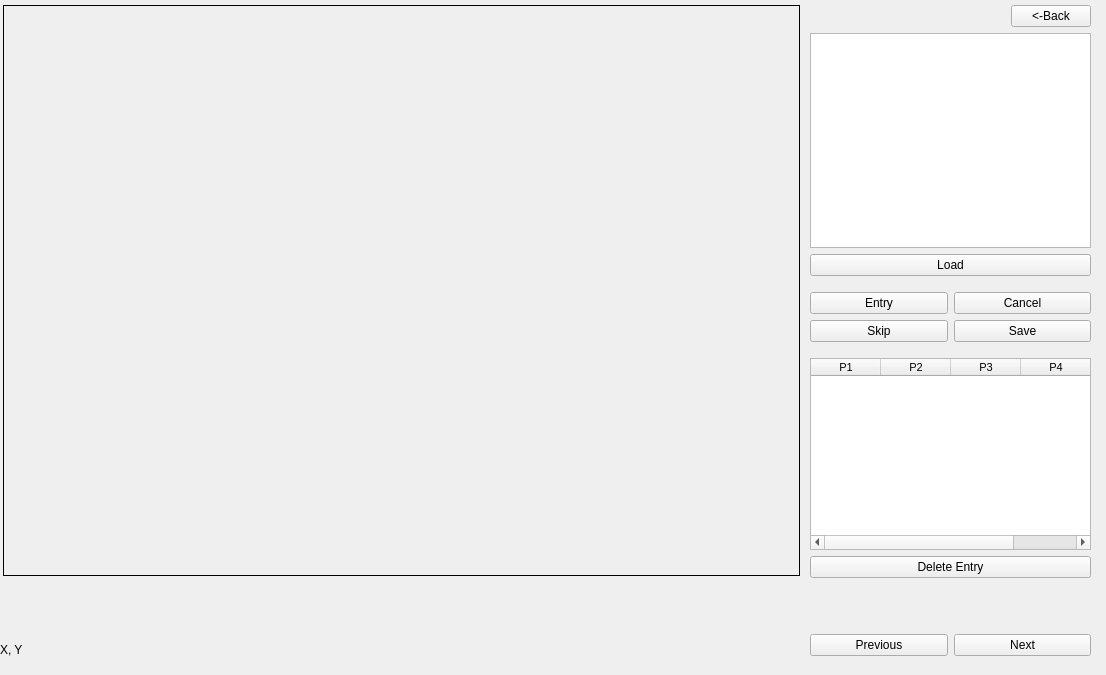
<?xml version="1.0" encoding="UTF-8"?>
<ui version="4.0">
 <class>MainWindow</class>
 <widget class="QMainWindow" name="MainWindow">
  <property name="geometry">
   <rect>
    <x>0</x>
    <y>0</y>
    <width>1106</width>
    <height>675</height>
   </rect>
  </property>
  <property name="windowTitle">
   <string>MainWindow</string>
  </property>
  <widget class="QWidget" name="centralwidget">
   <widget class="QWidget" name="verticalLayoutWidget">
    <property name="geometry">
     <rect>
      <x>810</x>
      <y>5</y>
      <width>281</width>
      <height>651</height>
     </rect>
    </property>
    <layout class="QVBoxLayout" name="layoutButtonContainer">
     <item>
      <layout class="QHBoxLayout" name="horizontalLayout">
       <item>
        <spacer name="horizontalSpacer">
         <property name="orientation">
          <enum>Qt::Horizontal</enum>
         </property>
         <property name="sizeHint" stdset="0">
          <size>
           <width>40</width>
           <height>20</height>
          </size>
         </property>
        </spacer>
       </item>
       <item>
        <widget class="QPushButton" name="btnBack">
         <property name="text">
          <string>&lt;-Back</string>
         </property>
        </widget>
       </item>
      </layout>
     </item>
     <item>
      <widget class="QListWidget" name="listImages"/>
     </item>
     <item>
      <widget class="QPushButton" name="btnLoad">
       <property name="text">
        <string>Load</string>
       </property>
      </widget>
     </item>
     <item>
      <layout class="QVBoxLayout" name="verticalLayout_2">
       <property name="topMargin">
        <number>10</number>
       </property>
       <property name="bottomMargin">
        <number>50</number>
       </property>
       <item>
        <layout class="QHBoxLayout" name="horizontalLayout_4">
         <item>
          <widget class="QPushButton" name="btnEntry">
           <property name="text">
            <string>Entry</string>
           </property>
          </widget>
         </item>
         <item>
          <widget class="QPushButton" name="btnCancel">
           <property name="text">
            <string>Cancel</string>
           </property>
          </widget>
         </item>
        </layout>
       </item>
       <item>
        <layout class="QHBoxLayout" name="horizontalLayout_5">
         <item>
          <widget class="QPushButton" name="btnSkip">
           <property name="text">
            <string>Skip</string>
           </property>
          </widget>
         </item>
         <item>
          <widget class="QPushButton" name="btnSave">
           <property name="text">
            <string>Save</string>
           </property>
          </widget>
         </item>
        </layout>
       </item>
       <item>
        <layout class="QVBoxLayout" name="verticalLayout_3">
         <property name="topMargin">
          <number>10</number>
         </property>
         <item>
          <widget class="QTableWidget" name="ptsTable">
           <property name="font">
            <font>
             <pointsize>8</pointsize>
            </font>
           </property>
           <attribute name="horizontalHeaderVisible">
            <bool>true</bool>
           </attribute>
           <attribute name="horizontalHeaderCascadingSectionResizes">
            <bool>false</bool>
           </attribute>
           <attribute name="horizontalHeaderMinimumSectionSize">
            <number>30</number>
           </attribute>
           <attribute name="horizontalHeaderDefaultSectionSize">
            <number>70</number>
           </attribute>
           <attribute name="horizontalHeaderShowSortIndicator" stdset="0">
            <bool>false</bool>
           </attribute>
           <attribute name="horizontalHeaderStretchLastSection">
            <bool>true</bool>
           </attribute>
           <attribute name="verticalHeaderVisible">
            <bool>false</bool>
           </attribute>
           <attribute name="verticalHeaderCascadingSectionResizes">
            <bool>false</bool>
           </attribute>
           <attribute name="verticalHeaderDefaultSectionSize">
            <number>23</number>
           </attribute>
           <attribute name="verticalHeaderShowSortIndicator" stdset="0">
            <bool>false</bool>
           </attribute>
           <attribute name="verticalHeaderStretchLastSection">
            <bool>false</bool>
           </attribute>
           <column>
            <property name="text">
             <string>P1</string>
            </property>
           </column>
           <column>
            <property name="text">
             <string>P2</string>
            </property>
           </column>
           <column>
            <property name="text">
             <string>P3</string>
            </property>
           </column>
           <column>
            <property name="text">
             <string>P4</string>
            </property>
           </column>
          </widget>
         </item>
         <item>
          <layout class="QHBoxLayout" name="horizontalLayout_6">
           <item>
            <widget class="QPushButton" name="btnDeleteEntry">
             <property name="text">
              <string>Delete Entry</string>
             </property>
            </widget>
           </item>
          </layout>
         </item>
        </layout>
       </item>
      </layout>
     </item>
     <item>
      <layout class="QHBoxLayout" name="horizontalLayout_3">
       <item>
        <widget class="QPushButton" name="btnPrevious">
         <property name="text">
          <string>Previous</string>
         </property>
        </widget>
       </item>
       <item>
        <widget class="QPushButton" name="btnNext">
         <property name="text">
          <string>Next</string>
         </property>
        </widget>
       </item>
      </layout>
     </item>
    </layout>
   </widget>
   <widget class="QWidget" name="verticalLayoutWidget_4">
    <property name="geometry">
     <rect>
      <x>3</x>
      <y>5</y>
      <width>801</width>
      <height>571</height>
     </rect>
    </property>
    <layout class="QVBoxLayout" name="layoutImageContainer">
     <property name="rightMargin">
      <number>4</number>
     </property>
     <item>
      <widget class="QLabel" name="labelImage">
       <property name="sizePolicy">
        <sizepolicy hsizetype="Preferred" vsizetype="Preferred">
         <horstretch>0</horstretch>
         <verstretch>1</verstretch>
        </sizepolicy>
       </property>
       <property name="cursor">
        <cursorShape>CrossCursor</cursorShape>
       </property>
       <property name="frameShape">
        <enum>QFrame::Box</enum>
       </property>
       <property name="text">
        <string/>
       </property>
       <property name="pixmap">
        <pixmap>cat.jpg</pixmap>
       </property>
       <property name="scaledContents">
        <bool>true</bool>
       </property>
      </widget>
     </item>
    </layout>
   </widget>
   <widget class="QWidget" name="horizontalLayoutWidget_5">
    <property name="geometry">
     <rect>
      <x>0</x>
      <y>640</y>
      <width>801</width>
      <height>19</height>
     </rect>
    </property>
    <layout class="QHBoxLayout" name="layoutInfoContainer">
     <item>
      <widget class="QLabel" name="labelCoordinate">
       <property name="sizePolicy">
        <sizepolicy hsizetype="Preferred" vsizetype="Preferred">
         <horstretch>2</horstretch>
         <verstretch>0</verstretch>
        </sizepolicy>
       </property>
       <property name="baseSize">
        <size>
         <width>0</width>
         <height>0</height>
        </size>
       </property>
       <property name="text">
        <string>X, Y</string>
       </property>
      </widget>
     </item>
     <item>
      <widget class="QLabel" name="labelInfo">
       <property name="sizePolicy">
        <sizepolicy hsizetype="Preferred" vsizetype="Preferred">
         <horstretch>8</horstretch>
         <verstretch>0</verstretch>
        </sizepolicy>
       </property>
       <property name="text">
        <string/>
       </property>
      </widget>
     </item>
    </layout>
   </widget>
  </widget>
 </widget>
 <resources/>
 <connections/>
</ui>
